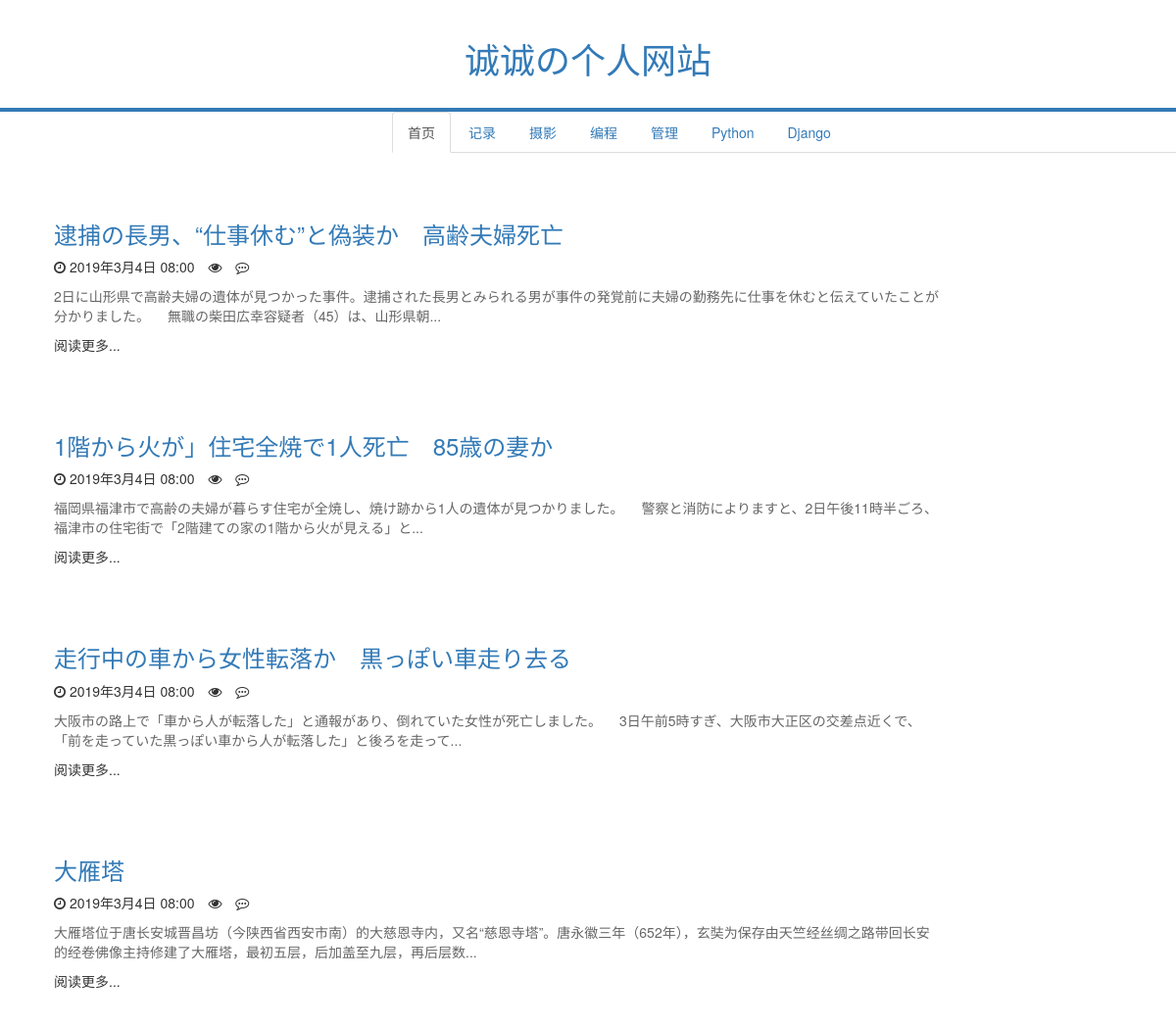
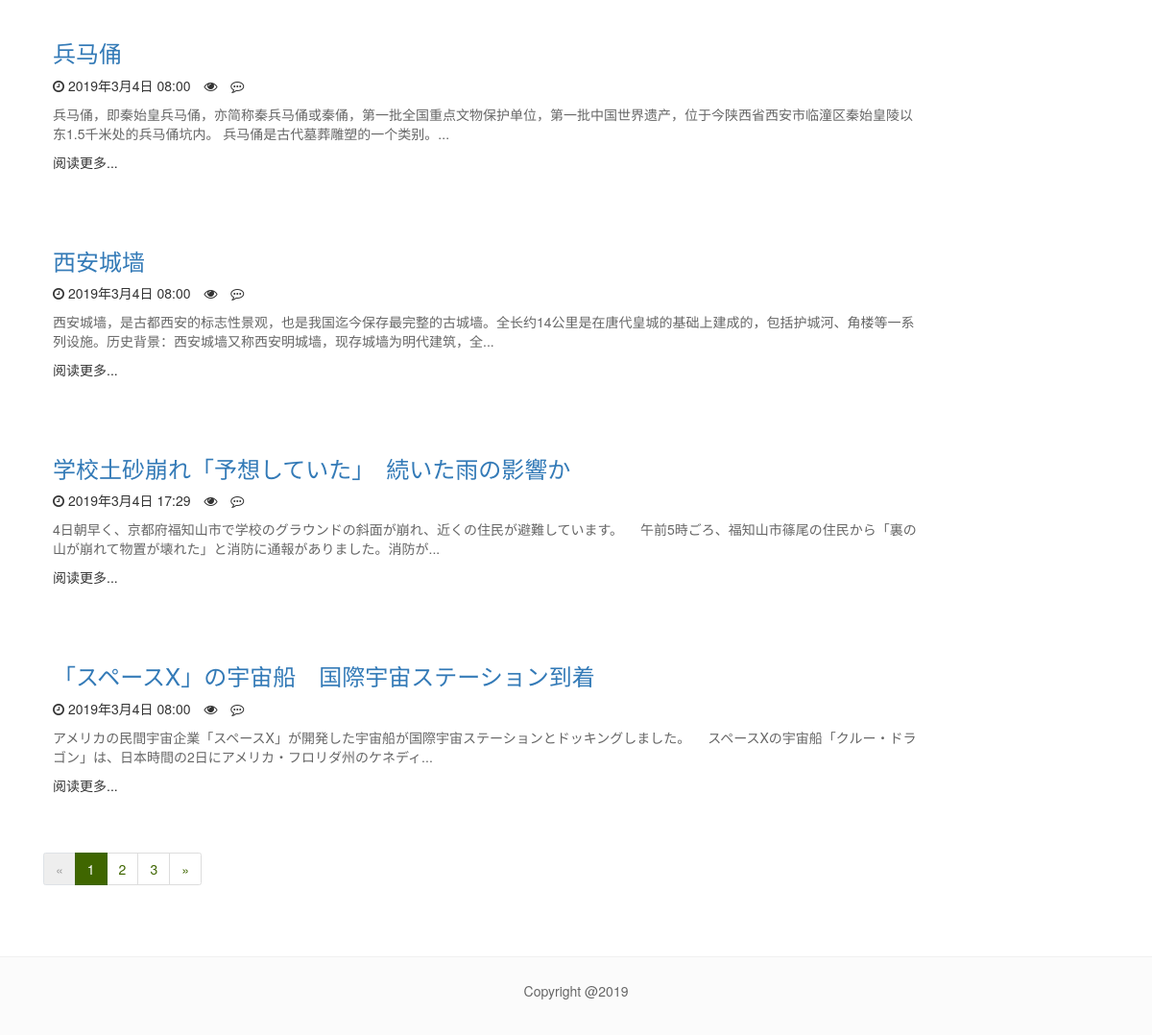
/home/, run on the app's committed database (2 pictures, top to bottom).
### blog/models.py (models this page shows, shortened)
class BlogPost(models.Model):
    title = models.CharField(max_length=150)
    body = models.TextField()
    timestamp = models.TimeField()
    create_time = models.DateTimeField(auto_now_add=True)

### blog/views.py (the view)
# urls.py: path('', views.home, name='home'),
def home(reqeust):
    blogarchives = BlogPost.objects.all().order_by('-timestamp')
    context = { 'blogarchives': blogarchives }
    return render(reqeust, 'lightlog-index.html',context)

### blog/templates/lightlog-index.html (shortened to what this page needs)
{% load staticfiles %}
<!DOCTYPE html>
<html lang="zh-CN">
<head>
    <link href="{% static 'bootstrap/css/bootstrap.min.css'%}" rel="stylesheet">
    <link href="{% static 'css/ll-css.css'%}" rel="stylesheet">
    <link href="{% static 'font-awesome/css/font-awesome.min.css'%}" rel="stylesheet">
    <link rel="stylesheet" href="{% static 'highlight/styles/railscasts.css'%}">
    <link rel="stylesheet" href="https://cdn.staticfile.org/twitter-bootstrap/3.3.7/css/bootstrap.min.css">
</head>
<body>
<div class="ll-header container-fluid">
    <div class="ll-logo">
        <a href="">
            <h1>诚诚の个人网站</h1>
        </a>
    </div>
</div>
<ul class="nav nav-tabs col-md-offset-4">
    <li class="active"><a href="#">首页</a></li>
    <li><a href="https://www.instagram.com">记录</a></li>
    <li><a href="#">摄影</a></li>
    <li><a href="#">编程</a></li>
    <li><a href="http://127.0.0.1:8000/admin/">管理</a></li>
    <li><a href="#">Python</a></li>
    <li><a href="#">Django</a></li>
</ul>
<div class="ll-cantainer container">
    {% for archive in blogarchives %}
    <div class="ll-card">
        <div class="row">
            <div class="col-lg-10 col-md-9 col-sm-12 ll-card-main">
                <h3 class="ll-card-main-title"><a href="{% url 'detail' archive.id %}">{{archive.title}}</a></h3>
                <div class="ll-card-tag">
                    <div><i class="fa fa-clock-o"></i> {{archive.create_time}}</div>
                    <div><i class="fa fa-eye"></i></div>
                    <div><i class="fa fa-commenting-o"></i></div>
                </div>
                <p class="ll-card-main-info">{{archive.body|truncatechars:100}}</p>
                <p class="ll-card-more"><a href="{% url 'detail' archive.id %}">阅读更多...</a></p>
            </div>
        </div>
    </div>
    {% endfor %}
    <nav aria-label="Page navigation example">
        <ul class="pagination justify-content-center">
            <li class="page-item disabled">
                <a class="page-link" href="#" aria-label="Previous">
                    <span aria-hidden="true">&laquo;</span>
                </a>
            </li>
            <li class="page-item active"><a class="page-link" href="#">1</a></li>
            <li class="page-item"><a class="page-link" href="#">2</a></li>
            <li class="page-item"><a class="page-link" href="#">3</a></li>
            <li class="page-item">
                <a class="page-link" href="#" aria-label="Next">
                    <span aria-hidden="true">&raquo;</span>
                </a>
            </li>
        </ul>
    </nav>
</div>
<div class="container-fluid ll-footer">
    <div class="container">
        <p class="ll-copyright">Copyright @2019</p>
    </div>
</div>
</body>
</html>

### blog/static/css/ll-css.css (style rules this page uses)
.ll-cantainer { min-height: 80vh; }
a { color:#333; }
.ll-header { border-bottom: 4px solid #337ab7; padding:2rem 0; }
.ll-logo a { display: block; text-align: center; color:#337ab7; }
.ll-card { background-color: #fff; padding:2rem 1rem 0 1rem; margin:3rem 0; }
.ll-card-tag>div { display: inline-block; padding-right:1rem; color:#333; }
.ll-card .ll-card-main-info { color:#666; margin-top:1rem; }
.ll-card .ll-card-more a { color:#333; }
.pagination .page-item.active .page-link { background-color:#3F6600; border-color:#3F6600; color:#fff; }
.pagination .page-item .page-link { color:#3F6600; }
.pagination { margin:5rem 0 0 0; }
.pagination li.disabled .page-link { background-color: #eee; color:#999; }
.pagination li.disabled { cursor: not-allowed; }
.ll-footer { background-color: #fbfbfb; text-align: center; padding:3rem 0; margin:5rem 0 0 0; border-top:1px solid #f1f1f1; }
.ll-copyright { color:#666; font-size:14px; line-height:0.8em; }

### data on the page
BlogPost: title "逮捕の長男、“仕事休む”と偽装か 高齢夫婦死亡", create_time "2019年3月4日 08:00", body "2日に山形県で高齢夫婦の遺体が見つかった事件。逮捕された長男とみられる男が事件の発覚前に夫婦の勤務先に仕事を休むと伝えていたことが分かりました。 無職の柴田広幸容疑者（45）は、山形県朝..."
BlogPost: title "1階から火が」住宅全焼で1人死亡 85歳の妻か", create_time "2019年3月4日 08:00", body "福岡県福津市で高齢の夫婦が暮らす住宅が全焼し、焼け跡から1人の遺体が見つかりました。 警察と消防によりますと、2日午後11時半ごろ、福津市の住宅街で「2階建ての家の1階から火が見える」と..."
BlogPost: title "走行中の車から女性転落か 黒っぽい車走り去る", create_time "2019年3月4日 08:00", body "大阪市の路上で「車から人が転落した」と通報があり、倒れていた女性が死亡しました。 3日午前5時すぎ、大阪市大正区の交差点近くで、「前を走っていた黒っぽい車から人が転落した」と後ろを走って..."
BlogPost: title "大雁塔", create_time "2019年3月4日 08:00", body "大雁塔位于唐长安城晋昌坊（今陕西省西安市南）的大慈恩寺内，又名“慈恩寺塔”。唐永徽三年（652年），玄奘为保存由天竺经丝绸之路带回长安的经卷佛像主持修建了大雁塔，最初五层，后加盖至九层，再后层数..."
BlogPost: title "兵马俑", create_time "2019年3月4日 08:00", body "兵马俑，即秦始皇兵马俑，亦简称秦兵马俑或秦俑，第一批全国重点文物保护单位，第一批中国世界遗产，位于今陕西省西安市临潼区秦始皇陵以东1.5千米处的兵马俑坑内。 兵马俑是古代墓葬雕塑的一个类别。..."
BlogPost: title "西安城墙", create_time "2019年3月4日 08:00", body "西安城墙，是古都西安的标志性景观，也是我国迄今保存最完整的古城墙。全长约14公里是在唐代皇城的基础上建成的，包括护城河、角楼等一系列设施。历史背景：西安城墙又称西安明城墙，现存城墙为明代建筑，全..."
BlogPost: title "学校土砂崩れ「予想していた」 続いた雨の影響か", create_time "2019年3月4日 17:29", body "4日朝早く、京都府福知山市で学校のグラウンドの斜面が崩れ、近くの住民が避難しています。 午前5時ごろ、福知山市篠尾の住民から「裏の山が崩れて物置が壊れた」と消防に通報がありました。消防が..."
BlogPost: title "「スペースX」の宇宙船 国際宇宙ステーション到着", create_time "2019年3月4日 08:00", body "アメリカの民間宇宙企業「スペースX」が開発した宇宙船が国際宇宙ステーションとドッキングしました。 スペースXの宇宙船「クルー・ドラゴン」は、日本時間の2日にアメリカ・フロリダ州のケネディ..."
